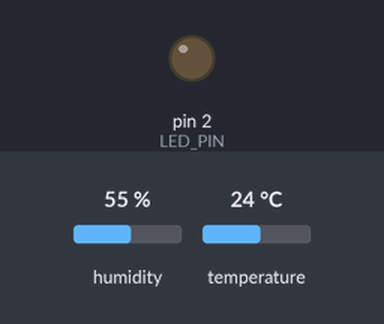
A sketch run on a simulated Arduino Uno, built with avr-gcc and run on an emulated ATmega328P. Shown: output pins drawn as LEDs (lit = HIGH). Dashed ring = blinking. Inputs (shaded band) come from the test bench; at power-on: temperature 24 °C, humidity 55 %. What the sketch prints to the serial monitor is not drawn.

Above: at 3.8 s.
3.9 s: temperature set to 31 °C
7.8 s: temperature set to 34 °C
At 9.5 s:
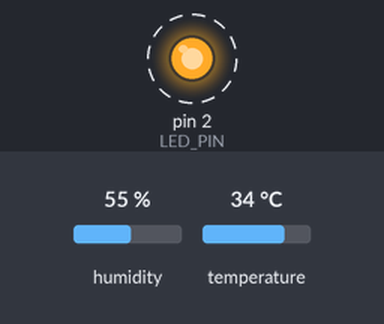
15.6 s: temperature set to 12 °C
At 16.7 s:
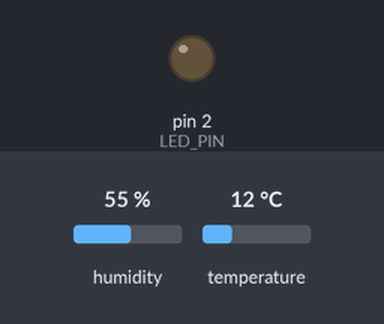
Timing chart, 0 to 18.6 s (numbered marks = the images above; inputs shaded):
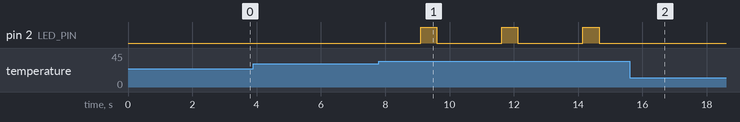

The sketch:

iiot_2.ino
```cpp
#include <DHT.h>

#define DHTPIN 4
#define DHTTYPE DHT11
#define LED_PIN 2

DHT dht(DHTPIN, DHTTYPE);

float TEMP_THRESHOLD = 32.0;

void setup() {
  Serial.begin(115200);
  dht.begin();
  pinMode(LED_PIN, OUTPUT);
  digitalWrite(LED_PIN, LOW);
  Serial.println("DHT11 Temperature Monitoring System Initialized");
}

void loop() {
  float temperature = dht.readTemperature();
  float humidity = dht.readHumidity();

  if (isnan(temperature) || isnan(humidity)) {
    Serial.println("Error: DHT11 sensor not responding");
    delay(2000);
    return;
  }

  Serial.print("Temperature: ");
  Serial.print(temperature);
  Serial.print(" °C | Humidity: ");
  Serial.print(humidity);
  Serial.println(" %");

  if (temperature > TEMP_THRESHOLD) {
    Serial.println("Temperature high → LED blinking");
    digitalWrite(LED_PIN, HIGH);
    delay(500);
    digitalWrite(LED_PIN, LOW);
    delay(500);
  }
  else {
    digitalWrite(LED_PIN, LOW);
  }

  delay(1500);
}
```

Measured:
- the behaviour switches between 32 and 33 °C on temperature (found by bisection; images 0 and 1)
- after the input at 3.9 s, every drawn part: stays the same
- after the input at 7.8 s, pin 2 (LED_PIN): alternates HIGH for 0.50 s and LOW for 2.0 s, starting after 1.3 s
- after the input at 15.6 s, pin 2 (LED_PIN): stops changing and stays LOW
